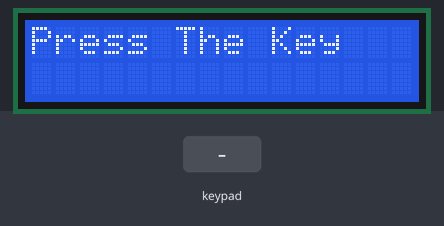
Bench run of a sketch on a simulated ESP32. Shown: 16×2 character LCD. The inputs (shaded band) are chosen by the test bench.

Above: at 1.2 s.
1.3 s: keypad keys 4 5 6 7 pressed 0.4 s apart
At 1.8 s:
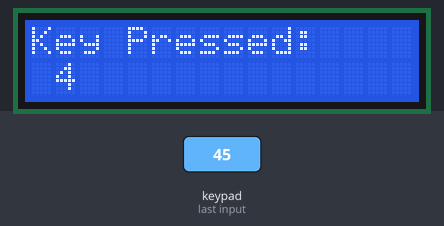
At 6.3 s:
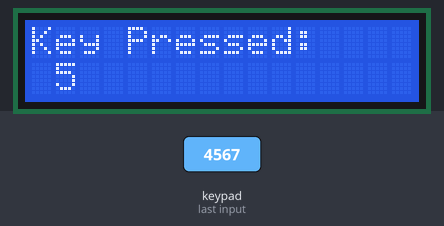
Timing chart, 0 to 7.8 s (numbered marks = the images above; inputs shaded):
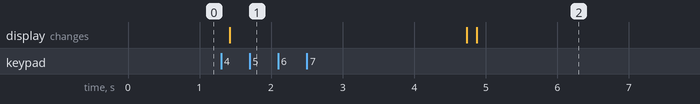

The sketch:

ESP01_I2C_KEYPAD_LCD.ino
```cpp
/*********
  Project:

  ESP01 with I2C 16x2 character LCD Display Using PCF8574AT I2C Module with Buzzer and I2C 4x4 Keypad Using PCF8574 I2C Module

  Power Supply:

  For ESP01 use 3.3V Power Supply
  For I2C Daisy Chain (LCD and Keypad I2C Backpack) use 5V Power Supply
  Buzzer can be powered from 3.3V or 5V

  Wiring:
  ESP01    I2C PCF8574T Keypad  I2C PCF8574AT LCD
   GPIO0        -> SDA             -> SDA
   GPIO2        -> SCL             -> SCL

   Also connect Buzzer as below

   GPIO3  -> Buzzer Signal (Use 1K resistor in series)

   IO Pins of PCF8574T Keypad Module
    P0...7 -> Columns and Rows of Keypad

  Library Used:

  LiquidCrystal_I2C (See: ESP01/Required Libraries/LiquidCrystal_I2C)
  Wire Library
  Keypad Library (See: ESP01/Required Libraries/Keypad)
  Keypad_I2C Library (See: ESP01/Required Libraries/Keypad_I2C)

*********/

#include <Wire.h>
#include <Keypad.h>
#include <Keypad_I2C.h>
#include <LiquidCrystal_I2C.h>

//pcf8574AT - LCD I2C backpack

//pcf8574T - keypad I2C backpack (I/O expander)

//0 to sda
//2 to scl

// set the LCD number of columns and rows
int lcdColumns = 16;
int lcdRows = 2;

const byte ROWS = 4; // four rows
const byte COLS = 4; // four columns

char hexaKeys[ROWS][COLS] = {
  {'1','2','3','A'},
  {'4','5','6','B'},
  {'7','8','9','C'},
  {'*','0','#','D'}
};
byte rowPins[ROWS] = {4, 5, 6, 7}; //connect to the row pinouts of the keypad
byte colPins[COLS] = {0, 1, 2, 3}; //connect to the column pinouts of the keypad

// PCF8574 I2C address (common addresses are 0x20 or 0x27)
#define I2CADDR 0x20

const int buzzerPin = 3;

//set Buzzer Time
const int inputBeep = 100;
const int actionBeep = 300;


// set LCD address, number of columns and rows
// if you don't know your display address, run an I2C scanner sketch
LiquidCrystal_I2C lcd(0x27, lcdColumns, lcdRows);

// Initialize the I2CKeyPad library
Keypad_I2C customKeypad( makeKeymap(hexaKeys), rowPins, colPins, ROWS, COLS, I2CADDR);


void beep(int beepType){
  digitalWrite(buzzerPin, HIGH);
  delay(beepType);
  digitalWrite(buzzerPin, LOW);
}

void setup(){

  Wire.begin(0, 2);
  // initialize LCD
  lcd.init();
  customKeypad.begin();

  // turn on LCD backlight
  lcd.backlight();
  pinMode(buzzerPin, OUTPUT);
  digitalWrite(buzzerPin, LOW);

  // set cursor to first column, first row
  lcd.setCursor(0, 0);
  // print message
  lcd.print("Press The Key");

}

void loop(){

    // read the keypad key press
  char customKey = customKeypad.getKey();

    // if the key is pressed
    if (customKey){

      // clear the display to print new message
      lcd.setCursor(0, 0);
      beep(inputBeep);
      lcd.print("Key Pressed: ");
      lcd.setCursor(1, 1);
      // print the key pressed
      lcd.print(customKey);
      delay(3000);
      beep(actionBeep);
      lcd.clear();
      lcd.setCursor(0,0);
      lcd.print("Press The Key");
    }
  }
```

Measured:
- after the input at 1.3 s, the display: changes after 0.12 s (image 1)
